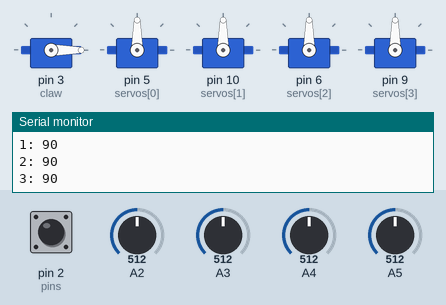
A sketch run on a simulated Arduino Uno, built with avr-gcc and run on an emulated ATmega328P. Parts: 5 × servo, the last lines printed to the serial monitor. The inputs (shaded band) are chosen by the test bench; at power-on: A2 = 512, A5 = 512, A4 = 512, pin 2 (pins) HIGH, A3 = 512.

Above: at 1.2 s.
1.3 s: A2 set to 673
2.8 s: A2 set to 698
At 2.93 s:
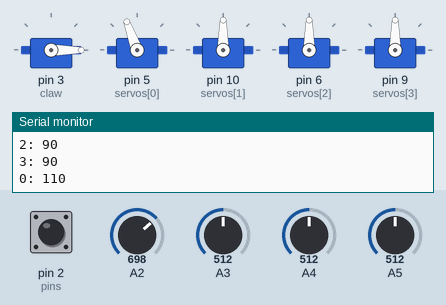
At 4.3 s:
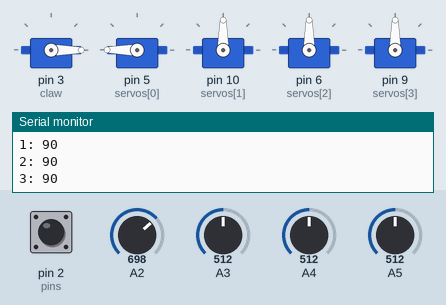
5.8 s: A5 set to 680
7.3 s: A5 set to 699
At 10.0 s:
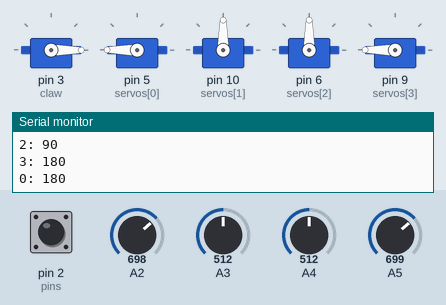
10.3 s: A4 set to 674
11.8 s: A4 set to 707
At 13.6 s:
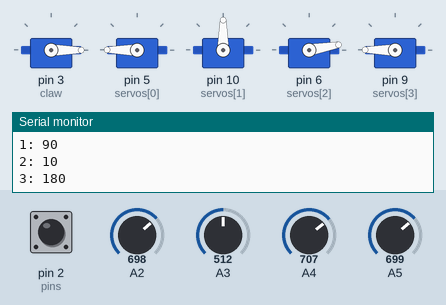
Timing chart, 0 to 15.1 s (numbered marks = the images above; inputs shaded):
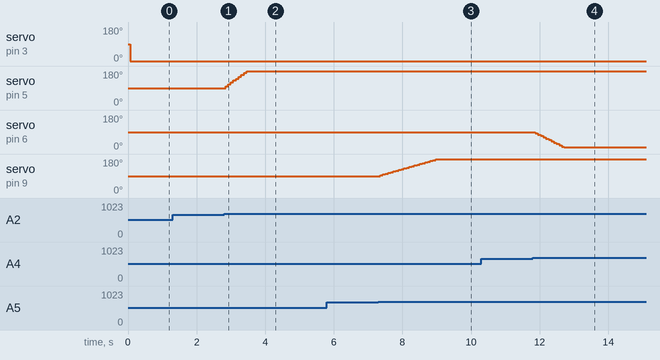

The sketch:

ServoRobotArm.ino
```cpp
#include <PID_v1.h>
#include <Servo.h>

Servo claw,axis1,axis2,axis3,axis4;
double Setpoint, Input, Output;

int t= 15, x = 90, currval, fuck = 5;
Servo* axi[] = {&axis1,&axis2,&axis3,&axis4};

//2 - Neck,3 - waist,4 -legs,5 - spine.
byte pins[] = {2,3,4,5},
  val[] = {90,90,90,90},
  stp[] = {10,-10,-7,4},
  servos[] = {5,10,6,9};
enum dir  {FORWARD,BACKWARD,STILL};

bool mode = true,pressing = false;

void setup() {
  // put your setup code here, to run once:
  claw.attach(3); // claw is always 3.
  for (byte i = 0; i<4; i++){
    axi[i]->attach(servos[i]);
  }
//axis1.write(90);
//axis2.write(90);
  pinMode(2,INPUT_PULLUP);

  Serial.begin(9600);
}

dir readDir(byte analog){


  currval = map(analogRead(analog),0,1024,0,180);
  if (currval > 120){
    return FORWARD;
  }else if (currval < 60){
    return BACKWARD;
  }else{
    return STILL;
  }

}
void debug(){
  x+=fuck;
  Serial.println(x);
  if (x > 180 || x < 0){
    fuck*=-1;
  }
  for (byte i = 1; i<4; i++){
    axi[i]->write(x);
    delay(15);
  }
}

void debug(byte analog){
  x+=fuck;
  Serial.println(x);
  if (x > 180 || x < 0){
    fuck*=-1;
  }
  for (byte i = 1; i<4; i++){
    axi[i]->write(x);
    delay(15);
  }
}

void loop(){
 // /*
  for (byte i = 0; i<4; i++){
    switch (readDir(pins[i])){
      case FORWARD:
        val[i]+=stp[i];
        break;
      case BACKWARD:
        val[i]-=stp[i];
        break;
      default:
        break;
    }
    if (val[i] > 180){
      val[i] = 180;
    }else if (val[i] < 10){
      val[i] = 10;
    }
    axi[i]->write(val[i]);
    Serial.print(i);
    Serial.print(": ");
    Serial.println(val[i]);
    delay(t);
  }
 // */
 // debug();
  if (!digitalRead(2) && !pressing){
    pressing = true;
    mode=!mode;
  }
  if (digitalRead(2)){
    pressing = false;
  }

  if (mode){
    claw.write(0);
    delay(t);
  }else{
    claw.write(90);
    delay(t);
  }
//  delay(t);
}
```

Measured:
- the behaviour switches between 688 and 689 on A2 (found by bisection; images 0 and 1)
- the behaviour switches between 688 and 689 on A5 (found by bisection; images 2 and 3)
- the behaviour switches between 688 and 689 on A4 (found by bisection; images 3 and 4)
- after the input at 2.8 s, servo on pin 5 (servos[0]): moves from 90° to 180° over 0.62 s, starting at once
- after the input at 7.3 s, servo on pin 9 (servos[3]): moves from 90° to 180° over 1.7 s, starting after 0.05 s
- after the input at 11.8 s, servo on pin 6 (servos[2]): moves from 90° to 10° over 0.85 s, starting after 0.07 s
